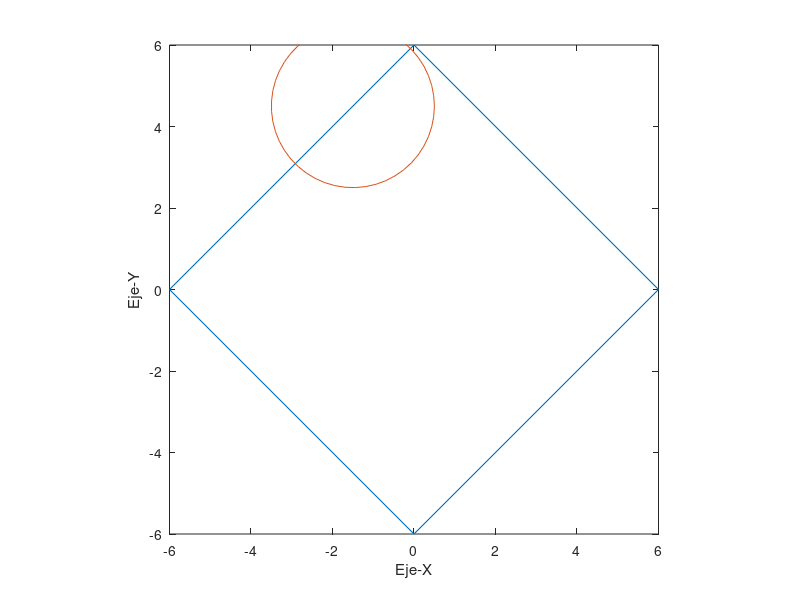

The MATLAB source for this figure:
% Define el radio del círculo y el número de puntos en la circunferencia
clear
clc
close all
a = 6;
b = 6;
r = 2;
n = 50;

% Crea el vector de puntos en la circunferencia del círculo
t = linspace(0, 2*pi, n);
xc = r * cos(t);
yc = r * sin(t);

% Define los vértices del rombo
x1 = 0;
y1 = b;
x2 = a;
y2 = 0;
x3 = 0;
y3 = -b;
x4 = -a;
y4 = 0;

% Encuentra los puntos medios de los lados del rombo
xm12 = (x1+x2)/2;
ym12 = (y1+y2)/2;
xm23 = (x2+x3)/2;
ym23 = (y2+y3)/2;
xm34 = (x3+x4)/2;
ym34 = (y3+y4)/2;
xm41 = (x4+x1)/2;
ym41 = (y4+y1)/2;

% Encuentra los puntos en el perímetro del rombo
puntos_perimetro = [xm12 ym12; x2 y2; xm23 ym23; x3 y3; xm34 ym34; x4 y4; xm41 ym41; x1 y1];

% Dibuja el rombo
plot([x1 x2 x3 x4 x1], [y1 y2 y3 y4 y1], '-');

hold on;
xlabel('Eje-X')
ylabel('Eje-Y')

% Inicializa el círculo en el primer punto del perímetro del rombo
posicion_actual = puntos_perimetro(1,:);
h = plot(posicion_actual(1) + xc, posicion_actual(2) + yc, '-');

axis([-a a -b b]);
axis equal;

% Dibuja el círculo en cada posición del perímetro del rombo
for k = 1:20
for i = 2:size(puntos_perimetro,1)
    punto_inicio = puntos_perimetro(i-1,:);
    punto_fin = puntos_perimetro(i,:);
    distancia = norm(punto_fin - punto_inicio);
    num_circulos_entre_puntos = round(distancia / (2*r));
    delta_x = (punto_fin(1) - punto_inicio(1)) / (num_circulos_entre_puntos+1);
    delta_y = (punto_fin(2) - punto_inicio(2)) / (num_circulos_entre_puntos+1);
    for j = 1:num_circulos_entre_puntos
        % Actualiza la posición del círculo
        posicion_actual = [punto_inicio(1) + j*delta_x, punto_inicio(2) + j*delta_y];
        % Dibuja el círculo en la nueva posición
        set(h, 'XData', posicion_actual(1) + xc);
        set(h, 'YData', posicion_actual(2) + yc);
        drawnow;
        pause(0.2);
    end
end
end
